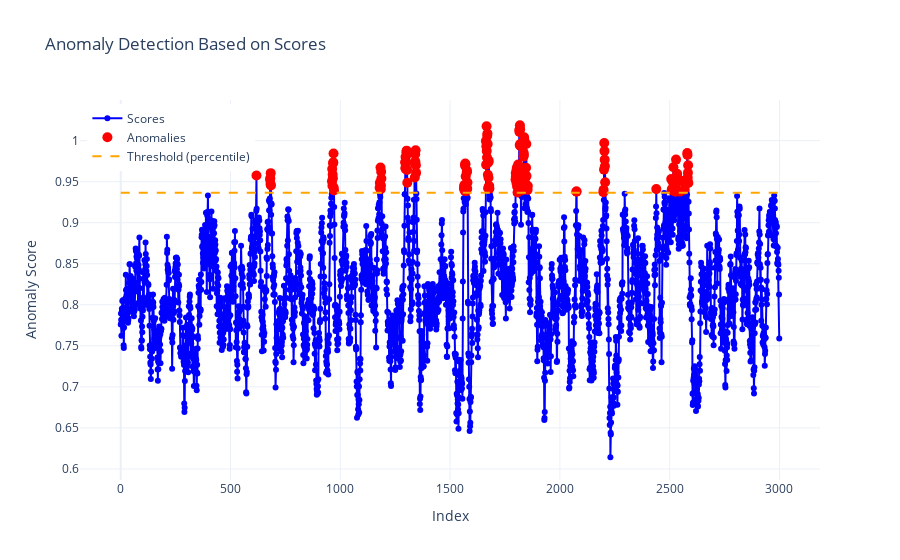

This figure's notebook cell:
### Code cell
visualizer = DataVisualizationScoresTS(scores[:3000])
fig = visualizer.visualize(method="percentile", threshold=0.95)  # percentil
fig.show()

### Figure 1 — Plotly figure (JSON) as saved in the notebook; plotly's stock layout.template omitted (floating-point values rounded to 4 significant figures; data arrays with more than 128 entries replaced by an {"elided": "..."} marker saying what was removed)
{"data": [{"line": {"color": "blue"}, "marker": {"size": 6}, "mode": "lines+markers", "name": "Scores", "type": "scatter", "x": {"elided": "3000 int values"}, "y": {"elided": "3000 float values"}}, {"marker": {"color": "red", "size": 10, "symbol": "circle"}, "mode": "markers", "name": "Anomalies", "type": "scatter", "x": {"elided": "150 int values"}, "y": {"elided": "150 float values"}}, {"line": {"color": "orange", "dash": "dash"}, "mode": "lines", "name": "Threshold (percentile)", "type": "scatter", "x": [0, 2999], "y": [0.9365, 0.9365]}], "layout": {"legend": {"x": 0.01, "xanchor": "left", "y": 0.99, "yanchor": "top"}, "title": {"text": "Anomaly Detection Based on Scores"}, "xaxis": {"title": {"text": "Index"}}, "yaxis": {"title": {"text": "Anomaly Score"}}}}
